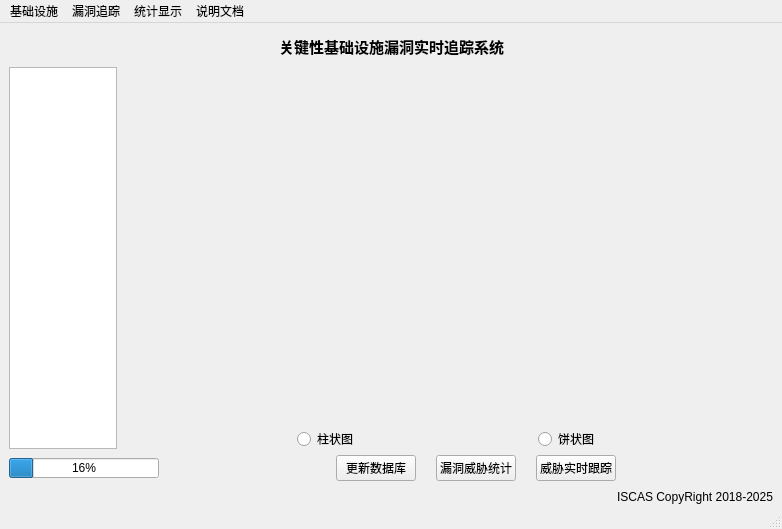
<?xml version="1.0" encoding="UTF-8"?>
<ui version="4.0">
 <class>MainWindow</class>
 <widget class="QMainWindow" name="MainWindow">
  <property name="geometry">
   <rect>
    <x>0</x>
    <y>0</y>
    <width>782</width>
    <height>529</height>
   </rect>
  </property>
  <property name="sizePolicy">
   <sizepolicy hsizetype="Expanding" vsizetype="Expanding">
    <horstretch>0</horstretch>
    <verstretch>0</verstretch>
   </sizepolicy>
  </property>
  <property name="windowTitle">
   <string>关键性基础设施漏洞实时追踪系统</string>
  </property>
  <widget class="QWidget" name="centralwidget">
   <property name="sizePolicy">
    <sizepolicy hsizetype="Expanding" vsizetype="Expanding">
     <horstretch>0</horstretch>
     <verstretch>0</verstretch>
    </sizepolicy>
   </property>
   <layout class="QVBoxLayout" name="verticalLayout_2">
    <property name="bottomMargin">
     <number>0</number>
    </property>
    <item>
     <layout class="QVBoxLayout" name="verticalLayout">
      <item>
       <layout class="QHBoxLayout" name="horizontalLayout_2">
        <property name="spacing">
         <number>10</number>
        </property>
        <property name="margin">
         <number>3</number>
        </property>
        <item>
         <spacer name="horizontalSpacer">
          <property name="orientation">
           <enum>Qt::Horizontal</enum>
          </property>
          <property name="sizeHint" stdset="0">
           <size>
            <width>50</width>
            <height>20</height>
           </size>
          </property>
         </spacer>
        </item>
        <item>
         <widget class="QLabel" name="sysLabel">
          <property name="sizePolicy">
           <sizepolicy hsizetype="Fixed" vsizetype="Fixed">
            <horstretch>0</horstretch>
            <verstretch>0</verstretch>
           </sizepolicy>
          </property>
          <property name="font">
           <font>
            <pointsize>11</pointsize>
            <weight>75</weight>
            <bold>true</bold>
           </font>
          </property>
          <property name="text">
           <string>关键性基础设施漏洞实时追踪系统</string>
          </property>
          <property name="alignment">
           <set>Qt::AlignJustify|Qt::AlignVCenter</set>
          </property>
         </widget>
        </item>
        <item>
         <spacer name="horizontalSpacer_2">
          <property name="orientation">
           <enum>Qt::Horizontal</enum>
          </property>
          <property name="sizeHint" stdset="0">
           <size>
            <width>50</width>
            <height>20</height>
           </size>
          </property>
         </spacer>
        </item>
       </layout>
      </item>
      <item>
       <layout class="QHBoxLayout" name="horizontalLayout_8">
        <item>
         <layout class="QHBoxLayout" name="horizontalLayout_7">
          <item>
           <widget class="QTextBrowser" name="textBrowser">
            <property name="sizePolicy">
             <sizepolicy hsizetype="Maximum" vsizetype="Expanding">
              <horstretch>0</horstretch>
              <verstretch>0</verstretch>
             </sizepolicy>
            </property>
            <property name="minimumSize">
             <size>
              <width>100</width>
              <height>0</height>
             </size>
            </property>
            <property name="maximumSize">
             <size>
              <width>150</width>
              <height>16777215</height>
             </size>
            </property>
            <property name="lineWidth">
             <number>0</number>
            </property>
           </widget>
          </item>
         </layout>
        </item>
        <item>
         <layout class="QVBoxLayout" name="verticalLayout_3">
          <item>
           <widget class="QLabel" name="figLabel">
            <property name="sizePolicy">
             <sizepolicy hsizetype="Expanding" vsizetype="Expanding">
              <horstretch>0</horstretch>
              <verstretch>0</verstretch>
             </sizepolicy>
            </property>
            <property name="minimumSize">
             <size>
              <width>650</width>
              <height>350</height>
             </size>
            </property>
            <property name="frameShadow">
             <enum>QFrame::Sunken</enum>
            </property>
            <property name="text">
             <string/>
            </property>
           </widget>
          </item>
          <item>
           <layout class="QHBoxLayout" name="horizontalLayout_3">
            <item>
             <spacer name="horizontalSpacer_7">
              <property name="orientation">
               <enum>Qt::Horizontal</enum>
              </property>
              <property name="sizeHint" stdset="0">
               <size>
                <width>40</width>
                <height>20</height>
               </size>
              </property>
             </spacer>
            </item>
            <item>
             <widget class="QRadioButton" name="radioButton_3">
              <property name="maximumSize">
               <size>
                <width>16777215</width>
                <height>20</height>
               </size>
              </property>
              <property name="text">
               <string>柱状图</string>
              </property>
             </widget>
            </item>
            <item>
             <spacer name="horizontalSpacer_6">
              <property name="orientation">
               <enum>Qt::Horizontal</enum>
              </property>
              <property name="sizeHint" stdset="0">
               <size>
                <width>20</width>
                <height>15</height>
               </size>
              </property>
             </spacer>
            </item>
            <item>
             <widget class="QRadioButton" name="radioButton_4">
              <property name="maximumSize">
               <size>
                <width>16777215</width>
                <height>20</height>
               </size>
              </property>
              <property name="text">
               <string>饼状图</string>
              </property>
             </widget>
            </item>
            <item>
             <spacer name="horizontalSpacer_8">
              <property name="orientation">
               <enum>Qt::Horizontal</enum>
              </property>
              <property name="sizeHint" stdset="0">
               <size>
                <width>40</width>
                <height>20</height>
               </size>
              </property>
             </spacer>
            </item>
           </layout>
          </item>
         </layout>
        </item>
       </layout>
      </item>
      <item>
       <layout class="QHBoxLayout" name="horizontalLayout">
        <property name="spacing">
         <number>20</number>
        </property>
        <item>
         <widget class="QProgressBar" name="progressBar">
          <property name="sizePolicy">
           <sizepolicy hsizetype="MinimumExpanding" vsizetype="Fixed">
            <horstretch>0</horstretch>
            <verstretch>0</verstretch>
           </sizepolicy>
          </property>
          <property name="minimumSize">
           <size>
            <width>0</width>
            <height>0</height>
           </size>
          </property>
          <property name="maximumSize">
           <size>
            <width>150</width>
            <height>20</height>
           </size>
          </property>
          <property name="maximum">
           <number>150</number>
          </property>
          <property name="value">
           <number>24</number>
          </property>
         </widget>
        </item>
        <item>
         <spacer name="horizontalSpacer_3">
          <property name="orientation">
           <enum>Qt::Horizontal</enum>
          </property>
          <property name="sizeHint" stdset="0">
           <size>
            <width>50</width>
            <height>20</height>
           </size>
          </property>
         </spacer>
        </item>
        <item>
         <widget class="QPushButton" name="pushButton">
          <property name="text">
           <string>更新数据库</string>
          </property>
         </widget>
        </item>
        <item>
         <widget class="QPushButton" name="pushButton_2">
          <property name="text">
           <string>漏洞威胁统计</string>
          </property>
         </widget>
        </item>
        <item>
         <widget class="QPushButton" name="pushButton_3">
          <property name="text">
           <string>威胁实时跟踪</string>
          </property>
         </widget>
        </item>
        <item>
         <spacer name="horizontalSpacer_4">
          <property name="orientation">
           <enum>Qt::Horizontal</enum>
          </property>
          <property name="sizeHint" stdset="0">
           <size>
            <width>50</width>
            <height>20</height>
           </size>
          </property>
         </spacer>
        </item>
       </layout>
      </item>
      <item>
       <layout class="QHBoxLayout" name="horizontalLayout_9">
        <item>
         <spacer name="horizontalSpacer_10">
          <property name="orientation">
           <enum>Qt::Horizontal</enum>
          </property>
          <property name="sizeHint" stdset="0">
           <size>
            <width>40</width>
            <height>20</height>
           </size>
          </property>
         </spacer>
        </item>
        <item>
         <widget class="QLabel" name="label">
          <property name="sizePolicy">
           <sizepolicy hsizetype="Expanding" vsizetype="Fixed">
            <horstretch>0</horstretch>
            <verstretch>0</verstretch>
           </sizepolicy>
          </property>
          <property name="minimumSize">
           <size>
            <width>0</width>
            <height>0</height>
           </size>
          </property>
          <property name="maximumSize">
           <size>
            <width>600</width>
            <height>15</height>
           </size>
          </property>
          <property name="layoutDirection">
           <enum>Qt::LeftToRight</enum>
          </property>
          <property name="text">
           <string>ISCAS CopyRight 2018-2025</string>
          </property>
          <property name="alignment">
           <set>Qt::AlignRight|Qt::AlignTrailing|Qt::AlignVCenter</set>
          </property>
         </widget>
        </item>
       </layout>
      </item>
     </layout>
    </item>
   </layout>
   <zorder>layoutWidget</zorder>
   <zorder>layoutWidget_3</zorder>
   <zorder>verticalLayoutWidget</zorder>
   <zorder>verticalLayoutWidget_2</zorder>
   <zorder>layoutWidget_2</zorder>
   <zorder>horizontalLayoutWidget</zorder>
   <zorder></zorder>
   <zorder>radioButton_4</zorder>
   <zorder>horizontalSpacer_7</zorder>
   <zorder>horizontalSpacer_8</zorder>
   <zorder>figLabel</zorder>
   <zorder>verticalLayoutWidget_2</zorder>
   <zorder>horizontalLayoutWidget</zorder>
   <zorder>horizontalSpacer_9</zorder>
   <zorder>horizontalSpacer_10</zorder>
   <zorder>horizontalSpacer_11</zorder>
  </widget>
  <widget class="QMenuBar" name="menubar">
   <property name="geometry">
    <rect>
     <x>0</x>
     <y>0</y>
     <width>782</width>
     <height>23</height>
    </rect>
   </property>
   <widget class="QMenu" name="menu">
    <property name="title">
     <string>基础设施</string>
    </property>
    <addaction name="action_2"/>
    <addaction name="action_3"/>
    <addaction name="action_4"/>
    <addaction name="action_5"/>
    <addaction name="action"/>
   </widget>
   <widget class="QMenu" name="menu_2">
    <property name="title">
     <string>漏洞追踪</string>
    </property>
    <widget class="QMenu" name="menu_4">
     <property name="title">
      <string>威胁匹配</string>
     </property>
     <addaction name="action_13"/>
     <addaction name="action_14"/>
    </widget>
    <widget class="QMenu" name="menu_5">
     <property name="title">
      <string>实时跟踪</string>
     </property>
     <addaction name="action_15"/>
     <addaction name="action_16"/>
    </widget>
    <addaction name="action_6"/>
    <addaction name="menu_4"/>
    <addaction name="menu_5"/>
   </widget>
   <widget class="QMenu" name="menu_3">
    <property name="title">
     <string>统计显示</string>
    </property>
    <widget class="QMenu" name="menu_6">
     <property name="title">
      <string>柱状图</string>
     </property>
     <addaction name="action_17"/>
     <addaction name="action_18"/>
    </widget>
    <widget class="QMenu" name="menu_8">
     <property name="title">
      <string>威胁有向图</string>
     </property>
     <addaction name="action_21"/>
     <addaction name="action_22"/>
    </widget>
    <widget class="QMenu" name="menu_7">
     <property name="title">
      <string>饼状图</string>
     </property>
     <addaction name="action_19"/>
     <addaction name="action_20"/>
    </widget>
    <addaction name="menu_6"/>
    <addaction name="menu_7"/>
    <addaction name="menu_8"/>
   </widget>
   <widget class="QMenu" name="menu_9">
    <property name="title">
     <string>说明文档</string>
    </property>
   </widget>
   <addaction name="menu"/>
   <addaction name="menu_2"/>
   <addaction name="menu_3"/>
   <addaction name="menu_9"/>
  </widget>
  <widget class="QStatusBar" name="statusbar"/>
  <action name="action_2">
   <property name="text">
    <string>新建</string>
   </property>
  </action>
  <action name="action_3">
   <property name="text">
    <string>删除</string>
   </property>
  </action>
  <action name="action_4">
   <property name="text">
    <string>保存</string>
   </property>
  </action>
  <action name="action_5">
   <property name="text">
    <string>另存为</string>
   </property>
  </action>
  <action name="action_6">
   <property name="text">
    <string>数据库更新</string>
   </property>
  </action>
  <action name="action">
   <property name="text">
    <string>退出</string>
   </property>
  </action>
  <action name="action_12">
   <property name="text">
    <string>保存</string>
   </property>
  </action>
  <action name="action_13">
   <property name="text">
    <string>保存</string>
   </property>
  </action>
  <action name="action_14">
   <property name="text">
    <string>删除</string>
   </property>
  </action>
  <action name="action_15">
   <property name="text">
    <string>保存</string>
   </property>
  </action>
  <action name="action_16">
   <property name="text">
    <string>删除</string>
   </property>
  </action>
  <action name="action_17">
   <property name="text">
    <string>保存</string>
   </property>
  </action>
  <action name="action_18">
   <property name="text">
    <string>删除</string>
   </property>
  </action>
  <action name="action_19">
   <property name="text">
    <string>保存</string>
   </property>
  </action>
  <action name="action_20">
   <property name="text">
    <string>删除</string>
   </property>
  </action>
  <action name="action_21">
   <property name="text">
    <string>保存</string>
   </property>
  </action>
  <action name="action_22">
   <property name="text">
    <string>删除</string>
   </property>
  </action>
 </widget>
 <resources/>
 <connections/>
</ui>
